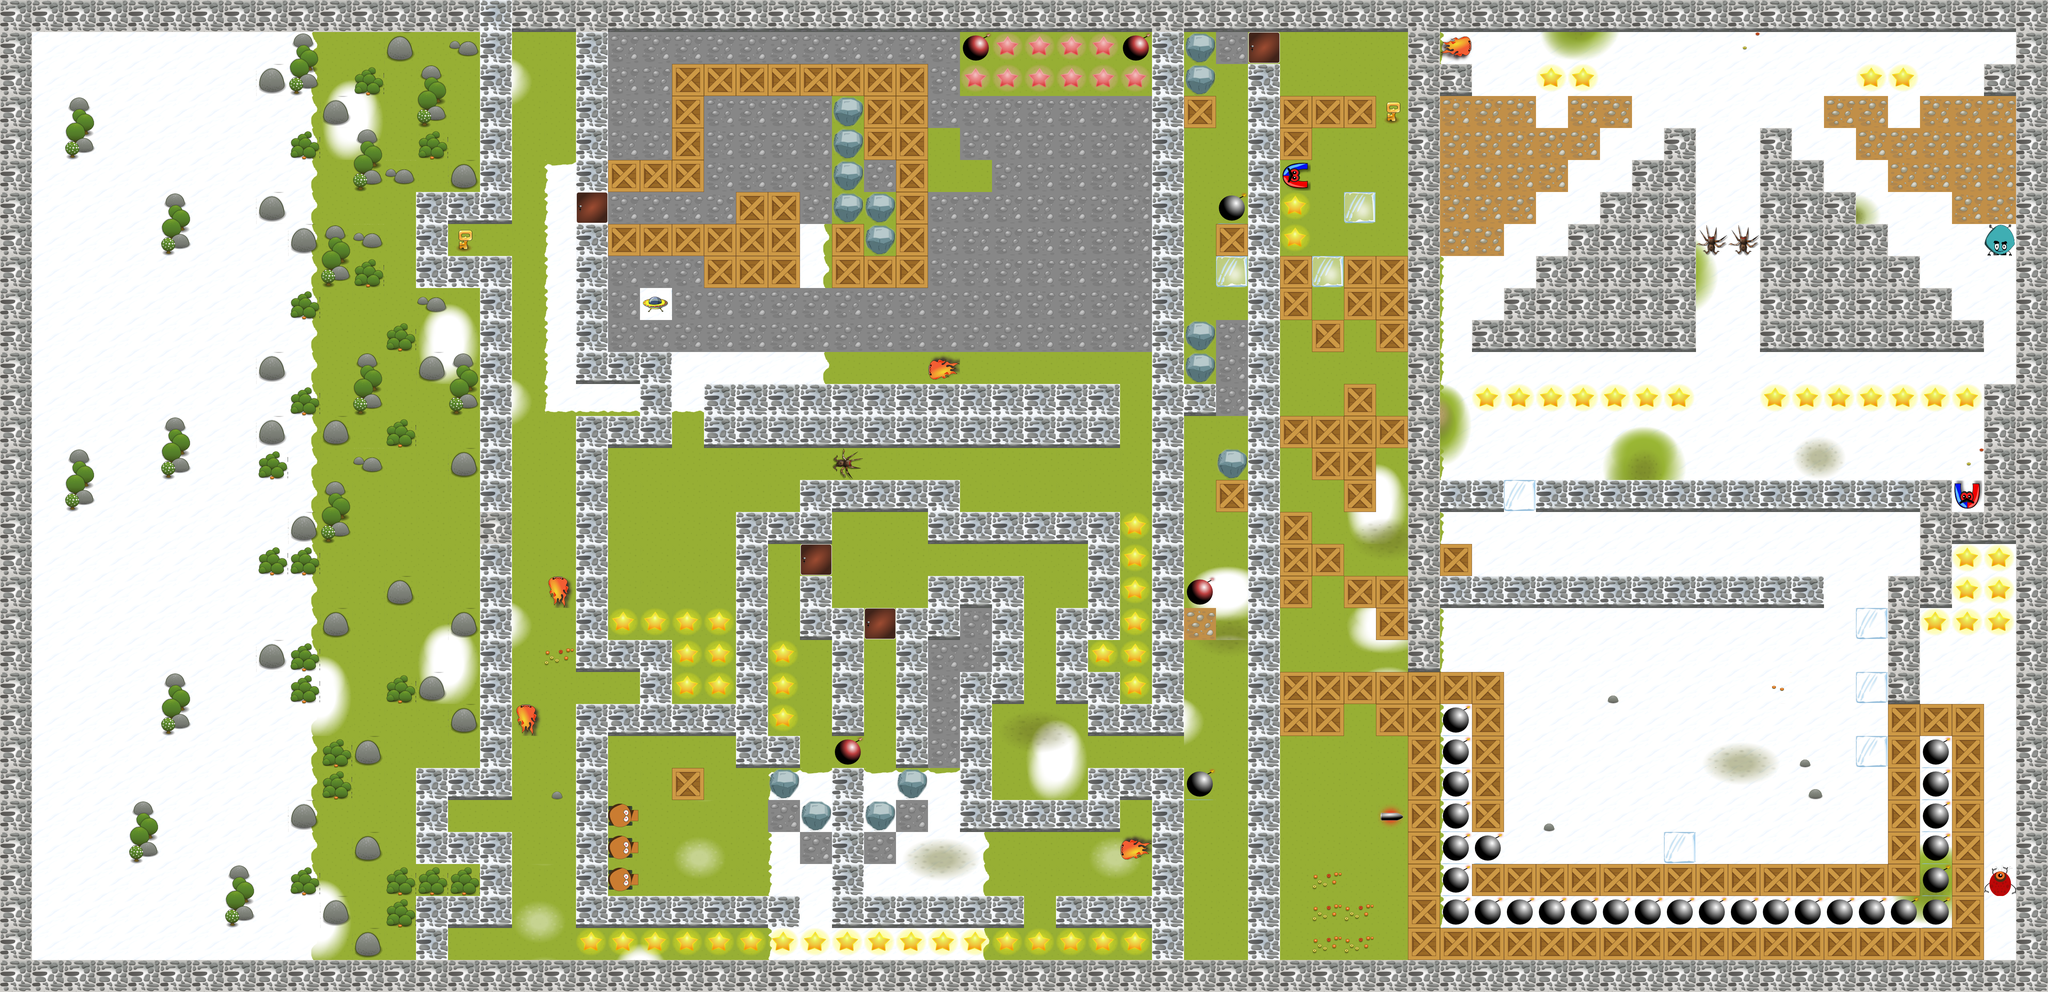

A 2D game scene composited from a Tiled map and its tileset images. What follows is a short description and the map's XML, with each tile layer's data collapsed to a summary:
An orthogonal 64x31 tile map with 80x80 px tiles, 7 tile layers (ground, ice, grass, walls, ...), 5 tilesets and 2 objects.

<map version="1.0" orientation="orthogonal" width="64" height="31" tilewidth="80" tileheight="80">
 <properties>
  <property name="Scale" value="0.90" />
  <property name="background_music" value="Chipper Doodle v2" />
  <property name="level author" value="" />
  <property name="music_info" value="Chipper Doodle v2 by Kevin MacLeod is licensed under a CC Attribution 3.0." />
 </properties>
 <tileset firstgid="1" name="walls80" tilewidth="80" tileheight="80">
  <image source="walls80.png" width="320" height="320" />
  <tile id="0">
   <properties>
    <property name="wall" value="1" />
   </properties>
  </tile>
  <tile id="1">
   <properties>
    <property name="wall" value="1" />
   </properties>
  </tile>
  <tile id="2">
   <properties>
    <property name="wall" value="1" />
   </properties>
  </tile>
  <tile id="14">
   <properties>
    <property name="wall" value="1" />
   </properties>
  </tile>
  <tile id="15">
   <properties>
    <property name="wall" value="1" />
   </properties>
  </tile>
 </tileset>
 <tileset firstgid="17" name="SmallWorld-all" tilewidth="80" tileheight="80">
  <image source="SmallWorld-all.png" width="640" height="560" />
 </tileset>
 <tileset firstgid="73" name="TiledObjects" tilewidth="80" tileheight="80">
  <image source="TiledObjects.png" width="800" height="800" />
 </tileset>
 <tileset firstgid="173" name="walls80V2" tilewidth="80" tileheight="80">
  <image source="walls80V2.png" width="640" height="640" />
  <tile id="0">
   <properties>
    <property name="wall" value="1" />
   </properties>
  </tile>
  <tile id="1">
   <properties>
    <property name="wall" value="1" />
   </properties>
  </tile>
  <tile id="26">
   <properties>
    <property name="wall" value="1" />
   </properties>
  </tile>
 </tileset>
 <tileset firstgid="237" name="snowShadows" tilewidth="80" tileheight="80">
  <image source="snowShadows.png" width="640" height="640" />
 </tileset>
 <layer name="ground" width="64" height="31">
  <data>[1984 cells, 1984 non-empty, 10 distinct tile ids]</data>
 </layer>
 <layer name="ice" width="64" height="31">
  <data>[1984 cells, 88 non-empty, 21 distinct tile ids]</data>
 </layer>
 <layer name="grass" width="64" height="31">
  <data>[1984 cells, 91 non-empty, 34 distinct tile ids]</data>
 </layer>
 <layer name="walls" width="64" height="31">
  <data>[1984 cells, 619 non-empty, 7 distinct tile ids]</data>
 </layer>
 <layer name="Copy of walls" width="64" height="31">
  <data>[1984 cells, 619 non-empty, 6 distinct tile ids]</data>
 </layer>
 <layer name="wallshadow" width="64" height="31">
  <data>[1984 cells, 164 non-empty, 1 distinct tile ids]</data>
 </layer>
 <layer name="ObjectTiles" width="64" height="31">
  <data>[1984 cells, 447 non-empty, 23 distinct tile ids]</data>
 </layer>
 <objectgroup name="objects">
  <object x="4240" y="560" width="80" height="80">
   <properties>
    <property name="turn" value="left" />
   </properties>
  </object>
  <object x="3440" y="2000" width="80" height="80">
   <properties>
    <property name="quantity" value="3" />
   </properties>
  </object>
 </objectgroup>
</map>
